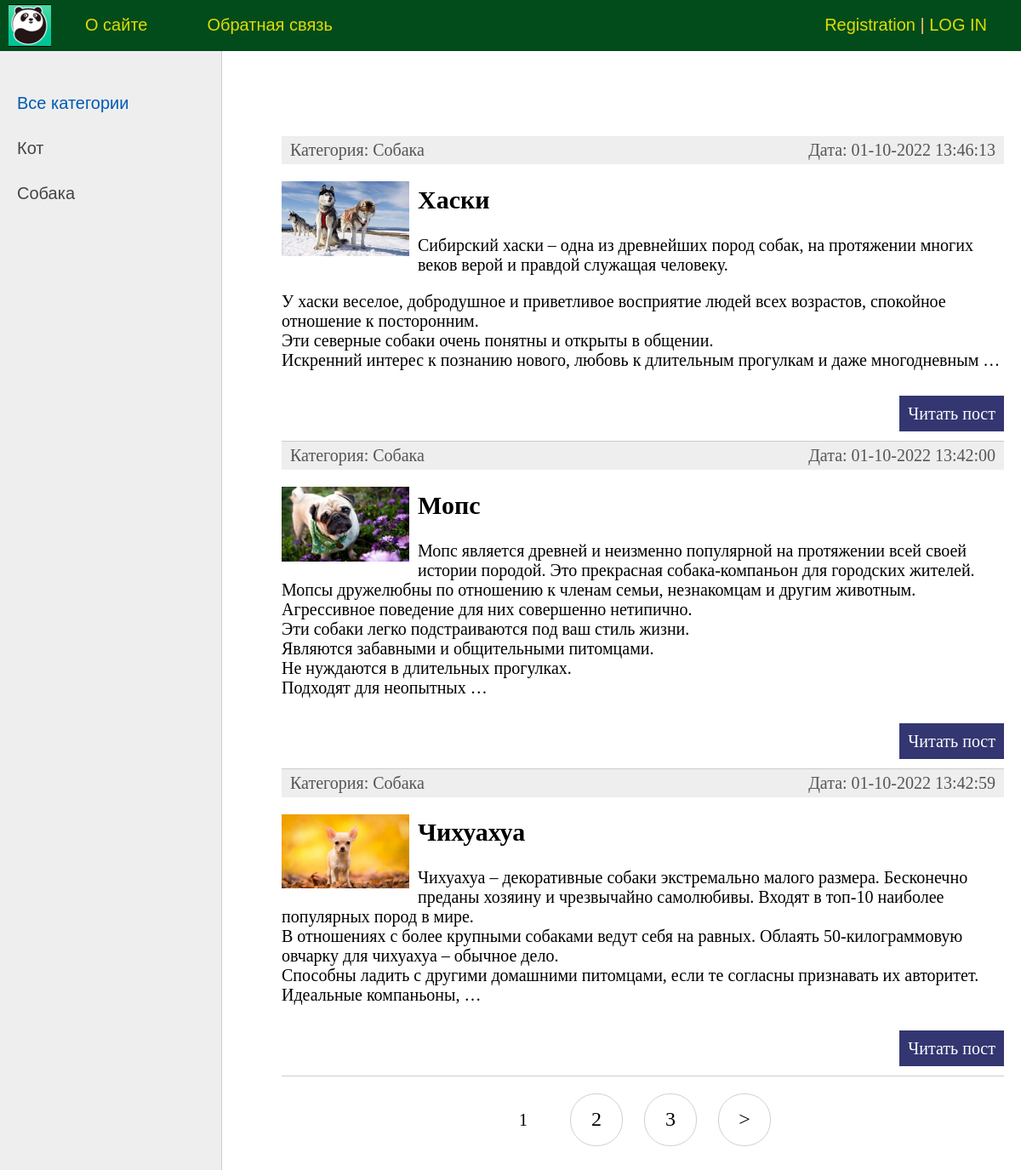
The page / on the database its author committed.
### animals/models.py (models this page shows, shortened)
class Category(models.Model):
    name = models.CharField(max_length=100, db_index=True, verbose_name='CATEGORY')
    slug = models.SlugField(max_length=255, unique=True, db_index=True, verbose_name="URL")
    def __str__(self):
            return self.name
    def get_absolute_url(self):
        return reverse("category", kwargs={'cat_slug': self.slug})
    class Meta:
        verbose_name = "Category"
        verbose_name_plural = "Categories"
        ordering = ['id']

class Animals(models.Model):
    title = models.CharField(max_length=255, verbose_name="Title")
    slug = models.SlugField(max_length=255, unique=True, db_index=True, verbose_name="URL Slug")
    content = models.TextField(blank=True, verbose_name="Text article")
    photo = models.ImageField(upload_to="photos/%Y/%m/%d/", verbose_name="Picture")
    time_create = models.DateTimeField(auto_now_add=True, verbose_name="Time_created")
    time_update = models.DateTimeField(auto_now=True, verbose_name="Time_updated")
    is_published = models.BooleanField(default=True, verbose_name="Is_published")
    cat = models.ForeignKey("Category", on_delete=models.PROTECT, verbose_name="Category", null=True)
    def get_absolute_url(self):
        return reverse("post", kwargs={"post_slug": self.slug})
    class Meta:
        verbose_name = "Popular animal"
        verbose_name_plural = "Popular animals"
        ordering = ['id']

### animals/views.py (the view)
# urls.py: path('', cache_page(60)(AnimalHome.as_view()), name='home'),
class AnimalHome(DataMixin, ListView):
    model = Animals
    template_name = 'animals/index.html'
    context_object_name = 'posts'
    def get_context_data(self, *, object_list=None, **kwargs):
        context = super().get_context_data(**kwargs)
        c_def = self.get_user_context(title='Home Page')
        return dict(list(context.items()) + list(c_def.items()))
    def get_queryset(self):
        return Animals.objects.filter(is_published=True).select_related('cat')

### animals/templatetags/animals_tags.py (called while the page is built)
@register.simple_tag(name='getcats')
def get_categories(filter=None):
    if not filter:
        return Category.objects.all()
    else:
        return Category.objects.filter(pk=filter)

### animals/utils.py (called while the page is built)
    def get_user_context(self, **kwargs):
        context = kwargs
        cats = cache.get('cats')
        if not cats:
            cats = Category.objects.annotate(Count('animals'))
            cache.set('cats', cats, 60)
        user_menu = menu.copy()
        if not self.request.user.is_authenticated:
            user_menu.pop(1)
        context['menu'] = user_menu
        context['cats'] = cats
        if 'cat_selected' not in context:
            context['cat_selected'] = 0
        return context

### animals/templates/animals/index.html (shortened to what this page needs)
{% extends 'animals/base.html' %}
{% block content %}
<ul class="list-articles">
	{% for p in posts %}
			<li><div class="article-panel">
	<p class="first">Категория: {{p.cat}}</p>
	<p class="last">Дата: {{p.time_update|date:"d-m-Y H:i:s"}}</p>
</div>
	{% if p.photo%}
	<p> <img class="img-article-left thumb" src="{{p.photo.url}}" alt=""></p>
	{%endif %}
				<h2>{{p.title}}</h2>
	{% autoescape on %}
	{{p.content|linebreaks|truncatewords:50}}
	{% endautoescape %}
			<p class="link-read-post"><a href="{{ p.get_absolute_url }}">Читать пост</a></p>
			</li>
	{% endfor %}
</ul>
{% endblock content %}

### animals/templates/animals/base.html (shortened to what this page needs)
{% load static %}
{% load animals_tags %}
<!DOCTYPE html>
<html>
<head>
	<link type="text/css" href="{% static 'animals/css/styles.css' %}" rel="stylesheet" />
</head>
<body>
<table class="table-page" border=0 cellpadding="0" cellspacing="0">
<tr><td valign=top>
{% block mainmenu %}
		<div class="header">
			<ul id="mainmenu" class="mainmenu">
			<li class="logo"><a href="{% url 'home' %}"><div class="logo"></div></a></li>
{% for m in menu %}
			<li><a href="{% url m.url_name %}">{{m.title}}</a></li>
{% endfor %}
				{% if request.user.is_authenticated %}
				<li class="last">{{user.username}}<a href="{% url 'logout' %}">|LOG OUT</a></li>
				{% else %}
				<li class="last"><a href="{% url 'register' %}">Registration</a> | <a href="{% url 'login' %}">LOG IN</a></li>
				{% endif %}
			</ul>
		</div>
{% endblock mainmenu %}
<table class="table-content" border=0 cellpadding="0" cellspacing="0">
<tr>
	<td valign="top" class="left-chapters">
	<ul id="leftchapters">
		{% if cat_selected == 0 %}
		<li class="selected">Все категории</li>
{% else %}
		<li><a href="{% url 'home' %}">Все категории</a></li>
{% endif %}
{% for c in cats %}
{% if c.animals__count > 0 %}
		{% if c.pk == cat_selected %}
		<li class="selected">{{c.name}}</li>
		{% else %}
		<li><a href="{{ c.get_absolute_url}}">{{c.name}}</a></li>
		{% endif%}
{% endif%}
{% endfor %}
	</ul>
</td>
<td valign="top" class="content">
	<div class="content-text">
{% block content %}
{% endblock %}
{% if page_obj.has_other_pages%}
<nav class="list-pages">
	<ul>
		{% for p in paginator.page_range %}
		{% if  page_obj.number == p %}
		<li class="page-num page-num-selected">{{ p }}</li>
		{% elif p >= page_obj.number|add:-2 and p <= page_obj.number|add:2 %}
		<li class="page-num">
			<a href="?page={{ p }}">{{ p }}</a>
		</li>
		{% endif %}
		{% endfor %}
		{% if page_obj.has_next %}
		<li class="page-num">
		<a href="?page={{page_obj.next_page_number }}">&gt;</a>
		</li>
		{% endif %}
	</ul>
</nav>
{% endif %}
	</div>
</td></tr></table>
</td></tr>
</body>
</html>

### animals/static/animals/css/styles.css (style rules this page uses)
html, body { font-family: 'Arial'; margin: 0; padding: 0; height: 100%; width: 100%; color: #444; }
a { color: #0059b2; text-decoration: none; }
img { max-width: 600px; height: auto; }
img.img-article-left { max-width: 500px; height: auto; float: left; padding: 0 10px 10px 0; }
img.img-article-left.thumb { max-width: 150px; height: auto; }
p.link-read-post { text-align: right; }
p.link-read-post a { padding: 10px; min-width: 100px; background: #333671; color: #fff; text-decoration: none; }
div.article-panel { background: #eee; padding: 5px 10px 5px 10px; box-sizing: border-box; overflow: hidden; color: #555; }
div.article-panel p.first { margin: 0; float: left; }
div.article-panel p.last { margin: 0; float: right; }
ul.list-articles { list-style: none; margin: 0; padding: 0; }
ul.list-articles li { border-bottom: 1px solid #ccc; }
.table-page { width: 100%; height: 100%; vertical-align: top; }
.table-page tr { height: 100%; }
.header { background: #024c1b; height: 60px; }
.logo { background: url('../images/logo.png') no-repeat 10px 5px; width: 70px; height: 60px; }
ul.mainmenu { list-style: none; margin: 0; padding: 0; height: 60px; color: #fdc073; font-size: 20px; overflow: hidden; }
ul.mainmenu li { float: left; margin: 18px 40px 0 30px; }
ul.mainmenu li.logo { margin: 0; }
ul.mainmenu li.last { float: right; }
ul.mainmenu li a { color: #dddd06; text-decoration: none; }
.table-content { width: 100%; min-height: 100%; height: 100%; }
.left-chapters { margin: 0; background: #eee; border-right: 1px solid #ccc; min-height: 100%; }
.left-chapters ul { width: 230px; min-height: 100%; margin: 0; padding: 20px 10px 10px 20px; list-style: none; font-size: 20px; }
.left-chapters ul li { margin: 30px 0 0 0; color: #999; }
.left-chapters ul li.selected { color: #0059b2; }
.left-chapters ul li a { color: #444; text-decoration: none; }
.content { padding: 40px 20px 20px 40px; width: 100%; box-sizing: border-box; }
.content-text { margin: 60px 0 0 30px; color: #000; font-size: 20px; font-family: Yandex Sans Display Light; }
.list-pages { text-align: center; margin: 0 0 20px 0; }
.list-pages ul { margin: 20px 0 0 0; padding: 0; list-style: none; }
.list-pages ul li { display: inline-block; margin: 0 20px 0 0; }
.list-pages a { color: #000; font-size: 24px; text-decoration: none; }
.list-pages .page-num, .page-num-selected { display: inline-block; width: 60px; height: 44px; padding: 16px 0 0 0; border: 1px solid #d0d0d0; border-radius: 30px; }
.list-pages .page-num-selected { border: none; color: #000; font-size: 20px; }

### rows shown on the page
Category: name "Кот"
Category: name "Собака"
Animals: cat "Собака", time_update "01-10-2022 13:46:13", photo (picture), title "Хаски", content "Сибирский хаски – одна из древнейших пород собак, на протяжении многих веков верой и правдой служащая человеку. У хаски веселое, добродушное и приветливое восприятие людей всех возрастов, спокойное отношение к посторонним. Эти северные собаки очень понятны и открыты в общении. Искренний интерес к познанию нового, любовь к длительным прогулкам и даже многодневным …"
Animals: cat "Собака", time_update "01-10-2022 13:42:00", photo (picture), title "Мопс", content "Мопс является древней и неизменно популярной на протяжении всей своей истории породой. Это прекрасная собака-компаньон для городских жителей. Мопсы дружелюбны по отношению к членам семьи, незнакомцам и другим животным. Агрессивное поведение для них совершенно нетипично. Эти собаки легко подстраиваются под ваш стиль жизни. Являются забавными и общительными питомцами. Не нуждаются в длительных прогулках. Подходят для неопытных …"
Animals: cat "Собака", time_update "01-10-2022 13:42:59", photo (picture), title "Чихуахуа", content "Чихуахуа – декоративные собаки экстремально малого размера. Бесконечно преданы хозяину и чрезвычайно самолюбивы. Входят в топ-10 наиболее популярных пород в мире. В отношениях с более крупными собаками ведут себя на равных. Облаять 50-килограммовую овчарку для чихуахуа – обычное дело. Способны ладить с другими домашними питомцами, если те согласны признавать их авторитет. Идеальные компаньоны, …"

### other values the page prints
{{ m.title }} "О сайте" "Обратная связь"
{{ p }} "1"
{{ p }} "2" "3"
